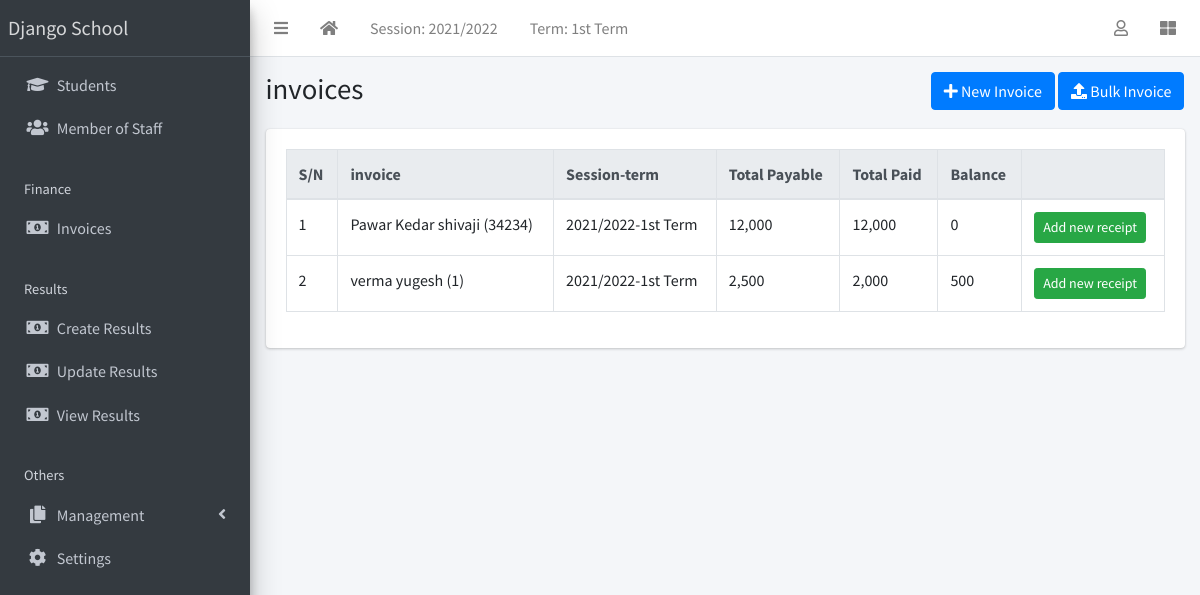
Screenshot of /finance/list/ (signed in) with the database file from the repository.
### apps/corecode/models.py (models this page shows, shortened)
class AcademicSession(models.Model):
    name = models.CharField(max_length=200, unique=True)
    current = models.BooleanField(default=True)
    class Meta:
        ordering = ["-name"]
    def __str__(self):
        return self.name

class AcademicTerm(models.Model):
    name = models.CharField(max_length=20, unique=True)
    current = models.BooleanField(default=True)
    class Meta:
        ordering = ["name"]
    def __str__(self):
        return self.name

class SiteConfig(models.Model):
    key = models.SlugField()
    value = models.CharField(max_length=200)

### apps/finance/models.py (models this page shows, shortened)
class Invoice(models.Model):
    student = models.ForeignKey(Student, on_delete=models.CASCADE)
    session = models.ForeignKey(AcademicSession, on_delete=models.CASCADE)
    term = models.ForeignKey(AcademicTerm, on_delete=models.CASCADE)
    class_for = models.ForeignKey(StudentClass, on_delete=models.CASCADE)
    balance_from_previous_term = models.IntegerField(default=0)
    status = models.CharField(
        max_length=20,
        choices=[("active", "Active"), ("closed", "Closed")],
        default="active",
    )
    class Meta:
        ordering = ["student", "term"]
    def __str__(self):
        return f"{self.student}"
    def balance(self):
        payable = self.total_amount_payable()
        paid = self.total_amount_paid()
        return payable - paid
    def amount_payable(self):
        items = InvoiceItem.objects.filter(invoice=self)
        total = 0
        for item in items:
            total += item.amount
        return total
    def total_amount_payable(self):
        return self.balance_from_previous_term + self.amount_payable()
    def total_amount_paid(self):
        receipts = Receipt.objects.filter(invoice=self)
        amount = 0
        for receipt in receipts:
            amount += receipt.amount_paid
        return amount

class Receipt(models.Model):
    invoice = models.ForeignKey(Invoice, on_delete=models.CASCADE)
    amount_paid = models.IntegerField()
    date_paid = models.DateField(default=timezone.now)
    comment = models.CharField(max_length=200, blank=True)

class InvoiceItem(models.Model):
    invoice = models.ForeignKey(Invoice, on_delete=models.CASCADE)
    description = models.CharField(max_length=200)
    amount = models.IntegerField()

### apps/students/models.py (models this page shows, shortened)
class Student(models.Model):
    STATUS_CHOICES = [("active", "Active"), ("inactive", "Inactive")]
    GENDER_CHOICES = [("male", "Male"), ("female", "Female")]
    current_status = models.CharField(
        max_length=10, choices=STATUS_CHOICES, default="active"
    )
    registration_number = models.CharField(max_length=200, unique=True)
    surname = models.CharField(max_length=200)
    firstname = models.CharField(max_length=200)
    other_name = models.CharField(max_length=200, blank=True)
    gender = models.CharField(max_length=10, choices=GENDER_CHOICES, default="male")
    date_of_birth = models.DateField(default=timezone.now)
    current_class = models.ForeignKey(
        StudentClass, on_delete=models.SET_NULL, blank=True, null=True
    )
    date_of_admission = models.DateField(default=timezone.now)
    mobile_num_regex = RegexValidator(
        regex="^[0-9]{10,15}$", message="Entered mobile number isn't in a right format!"
    )
    parent_mobile_number = models.CharField(
        validators=[mobile_num_regex], max_length=13, blank=True
    )
    address = models.TextField(blank=True)
    others = models.TextField(blank=True)
    passport = models.ImageField(blank=True, upload_to="students/passports/")
    class Meta:
        ordering = ["surname", "firstname", "other_name"]
    def __str__(self):
        return f"{self.surname} {self.firstname} {self.other_name} ({self.registration_number})"

### apps/finance/views.py (the view)
# urls.py: path("list/", InvoiceListView.as_view(), name="invoice-list"),
class InvoiceListView(LoginRequiredMixin, ListView):
    model = Invoice

### apps/corecode/context_processors.py (called while the page is built)
def site_defaults(request):
    current_session = AcademicSession.objects.get(current=True)
    current_term = AcademicTerm.objects.get(current=True)
    vals = SiteConfig.objects.all()
    contexts = {
        "current_session": current_session.name,
        "current_term": current_term.name,
    }
    for val in vals:
        contexts[val.key] = val.value
    return contexts

### apps/finance/templates/finance/invoice_list.html (shortened to what this page needs)
{% extends 'base.html' %}
{% load humanize %}
{% block title %}invoices{% endblock title %}
{% block breadcrumb %}
<a class="btn btn-primary" href="{% url 'invoice-create' %}"><i
    class="fas fa-plus"></i> New Invoice</a>
<a class="btn btn-primary" href="{% url 'bulk-invoice' %}"><i
    class="fas fa-upload"></i> Bulk Invoice</a>
{% endblock breadcrumb %}
{% block content %}
  <div class="table-responsive">
    <table id="invoicetable" class="table table-bordered table-hover">
      <thead class="thead-light">
        <tr>
          <th>S/N</th>
          <th>invoice</th>
          <th>Session-term</th>
          <th>Total Payable</th>
          <th>Total Paid</th>
          <th>Balance</th>
          <th></th>
        </tr>
      </thead>
      <tbody>
        {% for invoice in object_list %}
          <tr class='clickable-row' data-href="{% url 'invoice-detail' invoice.id %}">
            <td>{{ forloop.counter}}</td>
            <td>{{ invoice}}</td>
            <td>{{ invoice.session}}-{{ invoice.term}}</td>
            <td>{{ invoice.total_amount_payable | intcomma }}</td>
            <td>{{ invoice.total_amount_paid | intcomma }}</td>
            <td>{{ invoice.balance | intcomma }}</td>
            <td><a class="btn btn-success btn-sm"
                href="{% url 'receipt-create' %}?invoice={{ invoice.id }}">Add new
                receipt</a></td>
          </tr>
        {% endfor %}
      </tbody>
    </table>
  </div>
{% endblock content %}

### templates/base.html (shortened to what this page needs)
{% load static %}
<!DOCTYPE html>
<html lang="en">
<head>
  <link rel="stylesheet" href="{% static 'plugins/fontawesome-free/css/all.min.css' %}">
  <link rel="stylesheet" href="{% static 'plugins/toastr/toastr.min.css' %}">
  <link rel="stylesheet"
    href="{% static 'plugins/overlayScrollbars/css/OverlayScrollbars.min.css' %}">
  <link rel="stylesheet" href="{% static 'plugins/Datatables/datatables.min.css' %}" />
  <link rel="stylesheet" href="{% static 'dist/css/adminlte.min.css' %}">
</head>
<body
  class="hold-transition sidebar-mini layout-fixed layout-navbar-fixed layout-footer-fixed">
  <div class="wrapper">
    <nav class="main-header navbar navbar-expand navbar-white navbar-light">
      <ul class="navbar-nav">
        <li class="nav-item">
          <a class="nav-link" data-widget="pushmenu" href="#" role="button"><i
              class="fas fa-bars"></i></a>
        </li>
        <li class="nav-item d-none d-sm-inline-block">
          <a href="{% url 'home' %} " class="nav-link"><i class="fa fa-home"></i></a>
        </li>
        <li class="nav-item d-none d-sm-inline-block">
          <a href="{% url 'current-session' %}" class="nav-link">Session: {{ current_session }}</a>
        </li>
        <li class="nav-item d-none d-sm-inline-block">
          <a href="{% url 'current-session' %}" class="nav-link">Term: {{ current_term }}</a>
        </li>
      </ul>
      <ul class="navbar-nav ml-auto">
        <li class="nav-item dropdown">
          <a class="nav-link" data-toggle="dropdown" href="#">
            <i class="far fa-user"></i>
          </a>
        </li>
        <li class="nav-item">
          <a class="nav-link" data-widget="control-sidebar" data-slide="true"
            href="#" role="button"><i class="fas fa-th-large"></i></a>
        </li>
      </ul>
    </nav>
    <aside class="main-sidebar sidebar-dark-primary elevation-4">
      <a href="{% url 'home' %}" class="brand-link">{{ school_name | default:"MySchool" }}</a>
      <div class="sidebar">
        <nav class="mt-2">
          <ul class="nav nav-pills nav-sidebar flex-column"
            data-widget="treeview" role="menu" data-accordion="false">
            <li class="nav-item">
              <a href="{% url 'student-list' %}" class="nav-link">
                <i class="nav-icon fas fa-graduation-cap"></i>
                <p>
                  Students
                </p>
              </a>
            </li>
            <li class="nav-item">
              <a href="{% url 'staff-list' %}" class="nav-link">
                <i class="nav-icon fas fa-users"></i>
                <p>
                  Member of Staff
                </p>
              </a>
            </li>
            <li class="nav-header">Finance</li>
            <li class="nav-item">
              <a href="{% url 'invoice-list' %}" class="nav-link">
                <i class="nav-icon fas fa-money-bill-alt"></i>
                <p>
                  Invoices
                </p>
              </a>
            </li>
            <li class="nav-header">Results</li>
            <li class="nav-item">
              <a href="{% url 'create-result' %}" class="nav-link">
                <i class="nav-icon fas fa-money-bill-alt"></i>
                <p>
                  Create Results
                </p>
              </a>
            </li>
            <li class="nav-item">
              <a href="{% url 'edit-results' %}" class="nav-link">
                <i class="nav-icon fas fa-money-bill-alt"></i>
                <p>
                  Update Results
                </p>
              </a>
            </li>
            <li class="nav-item">
              <a href="{% url 'view-results' %}" class="nav-link">
                <i class="nav-icon fas fa-money-bill-alt"></i>
                <p>
                  View Results
                </p>
              </a>
            </li>
            <li class="nav-header">Others</li>
            <li class="nav-item has-treeview">
              <a href="#" class="nav-link">
                <i class="nav-icon fas fa-copy"></i>
                <p>
                  Management
                  <i class="fas fa-angle-left right"></i>
                </p>
              </a>
            </li>
            <li class="nav-item">
              <a href="{% url 'configs' %}" class="nav-link">
                <i class="nav-icon fas fa-cog"></i>
                <p>
                  Settings
                </p>
              </a>
            </li>
          </ul>
        </nav>
      </div>
    </aside>
    <div class="content-wrapper">
      <section class="content-header">
        <div class="container-fluid">
          <div class="row mb-1">
            <div class="col-sm-8">
              <h1>{% block title %}{% endblock title %}</h1>
            </div>
            <div class="col-sm-4">
              <ol class="breadcrumb float-sm-right">
                <li class="breadcrumb-item">{% block breadcrumb %}{% endblock breadcrumb %}</li>
              </ol>
            </div>
          </div>
        </div>
      </section>
      <section class="content">
        <div class="container-fluid">
          <div class="row">
            <div class="col-md-12">
              {% block fullcard %}
              <div class="card">
                <div class="card-body">
                  <div class="row">
                    <div class="col">
                      {% block content %}
                      {% endblock content %}
                    </div>
                  </div>
                </div>
              </div>
              {% endblock fullcard %}
            </div>
          </div>
        </div>
      </section>
    </div>
  </div>
</body>
</html>

### rows the page displays
AcademicSession: name "2021/2022"
AcademicTerm: name "1st Term"
SiteConfig: value "Django School"
Invoice: student.registration_number "Pawar Kedar shivaji (34234)", session "2021/2022", term "1st Term", total_amount_payable "12,000", total_amount_paid "12,000", balance "0"
Invoice: student.registration_number "verma yugesh (1)", session "2021/2022", term "1st Term", total_amount_payable "2,500", total_amount_paid "2,000", balance "500"
